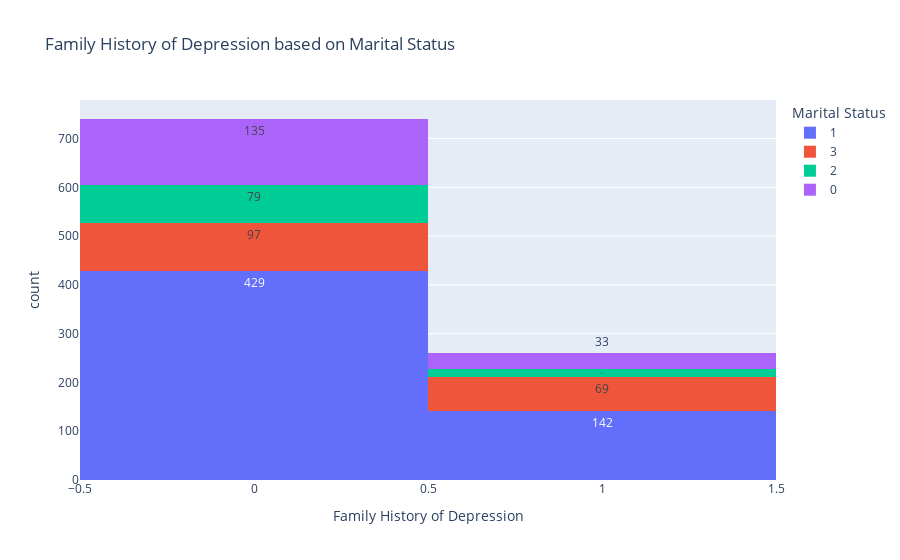

Notebook source saved alongside this figure:
### Code cell
# Visualization for Family History of Depression and Marital Status.
age_smoking_bar = px.histogram(df, x=df['Family History of Depression'], color=df['Marital Status'],
                               text_auto=True, title='Family History of Depression based on Marital Status')
age_smoking_bar.show()

### Figure 1 — Plotly figure (JSON) as saved in the notebook; plotly's stock layout.template omitted (floating-point values rounded to 4 significant figures; data arrays with more than 128 entries replaced by an {"elided": "..."} marker saying what was removed)
{"data": [{"bingroup": "x", "hovertemplate": "Marital Status=1<br>Family History of Depression=%{x}<br>count=%{y}<extra></extra>", "legendgroup": "1", "marker": {"color": "#636efa", "pattern": {"shape": ""}}, "name": "1", "orientation": "v", "showlegend": true, "texttemplate": "%{value}", "type": "histogram", "x": {"elided": "571 int values"}, "xaxis": "x", "yaxis": "y"}, {"bingroup": "x", "hovertemplate": "Marital Status=3<br>Family History of Depression=%{x}<br>count=%{y}<extra></extra>", "legendgroup": "3", "marker": {"color": "#EF553B", "pattern": {"shape": ""}}, "name": "3", "orientation": "v", "showlegend": true, "texttemplate": "%{value}", "type": "histogram", "x": {"elided": "166 int values"}, "xaxis": "x", "yaxis": "y"}, {"bingroup": "x", "hovertemplate": "Marital Status=2<br>Family History of Depression=%{x}<br>count=%{y}<extra></extra>", "legendgroup": "2", "marker": {"color": "#00cc96", "pattern": {"shape": ""}}, "name": "2", "orientation": "v", "showlegend": true, "texttemplate": "%{value}", "type": "histogram", "x": [0, 0, 1, 0, 0, 1, 0, 0, 0, 0, 0, 0, 0, 1, 1, 0, 0, 0, 0, 1, 0, 0, 0, 0, 1, 0, 0, 0, 1, 0, 0, 0, 0, 0, 0, 0, 0, 0, 0, 0, 1, 0, 0, 0, 1, 0, 0, 1, 0, 0, 0, 0, 0, 0, 0, 0, 0, 0, 0, 0, 0, 0, 1, 0, 1, 0, 0, 0, 1, 0, 1, 0, 0, 0, 0, 0, 0, 1, 0, 0, 0, 0, 0, 0, 0, 0, 1, 0, 0, 0, 0, 0, 0, 0, 0], "xaxis": "x", "yaxis": "y"}, {"bingroup": "x", "hovertemplate": "Marital Status=0<br>Family History of Depression=%{x}<br>count=%{y}<extra></extra>", "legendgroup": "0", "marker": {"color": "#ab63fa", "pattern": {"shape": ""}}, "name": "0", "orientation": "v", "showlegend": true, "texttemplate": "%{value}", "type": "histogram", "x": {"elided": "168 int values"}, "xaxis": "x", "yaxis": "y"}], "layout": {"barmode": "relative", "legend": {"title": {"text": "Marital Status"}, "tracegroupgap": 0}, "title": {"text": "Family History of Depression based on Marital Status"}, "xaxis": {"anchor": "y", "domain": [0, 1], "title": {"text": "Family History of Depression"}}, "yaxis": {"anchor": "x", "domain": [0, 1], "title": {"text": "count"}}}}
